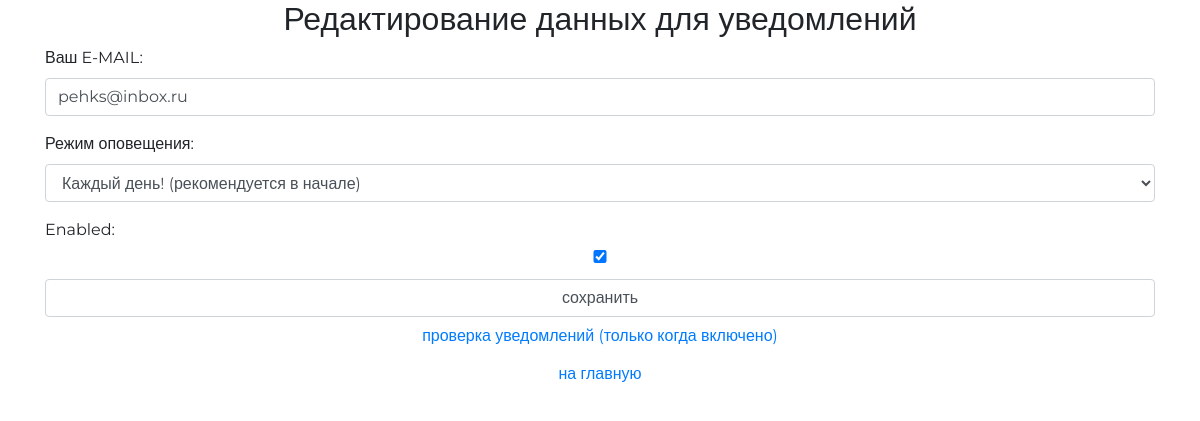
Before: /auth/email/ (signed in) with the older database file.
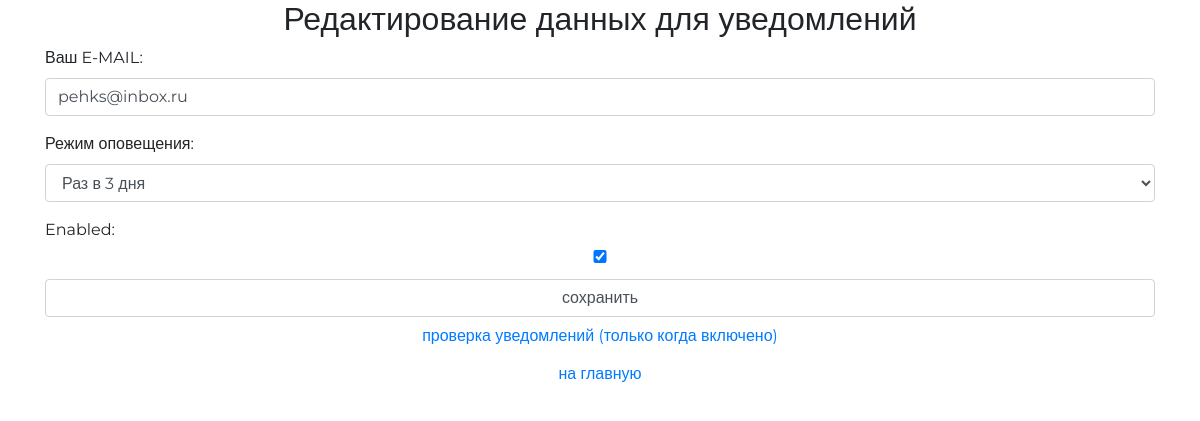
After: the same page with the newer database file.
### authapp/models.py (models this page shows, shortened)
class MaapUserProfile(models.Model):
    APP_EMAIL_CHOICES = (
        (1, 'Каждый день! (рекомендуется в начале)'),
        (3, 'Раз в 3 дня'),
        (7, 'Раз в неделю'),
    )
    user = models.OneToOneField(MaapUser, unique=True, null=False, db_index=True, on_delete=models.CASCADE)
    email_addr = models.CharField(verbose_name='Ваш E-MAIL:', max_length=64, blank=True)
    email_shed = models.PositiveIntegerField(verbose_name='Режим оповещения', choices=APP_EMAIL_CHOICES, blank=True , null=True)
    created_at = models.DateTimeField(auto_now_add=True)  # time when it started
    last_fired_at = models.DateTimeField(auto_now_add=True, blank=True)
    enabled = models.BooleanField(default=True)

### authapp/views.py (the view)
# urls.py: path('email/', authapp.email_sched, name='email_sched'),
def email_sched(request):
    title = 'редактирование режима оповещения'
    if request.method == 'POST':
        edit_form = MaapUserProfileEditForm(request.POST, request.FILES, instance=request.user.maapuserprofile)
        if edit_form.is_valid():
            edit_form.save()
            return HttpResponseRedirect(reverse('auth:email_sched'))
    else:
        edit_form = MaapUserProfileEditForm(instance=request.user.maapuserprofile)
    content = {'title': title, 'edit_form': edit_form}
    return render(request, 'authapp/email_sched.html', content)

### authapp/forms.py
class MaapUserProfileEditForm(forms.ModelForm):
    class Meta:
        model = MaapUserProfile
        fields = ('email_addr','email_shed','enabled')# _all_
    def __init__(self, *args, **kwargs):
        super().__init__(*args, **kwargs)
        for field_name, field in self.fields.items():
            field.widget.attrs['class'] = 'form-control'

### authapp/templates/authapp/email_sched.html (shortened to what this page needs)
{% extends 'authapp/base.html' %}
{% load static %}
{% block content %}
    <div class="h2 text-center head">
                Редактирование данных для уведомлений
    </div>
    <form class="form-horizontal" action="{% url 'auth:email_sched' %}" method="post" enctype="multipart/form-data">
        {{ edit_form.as_p }}
        <input class="form-control" type="submit" value="сохранить">
    </form>
   <button class="btn btn-round form-control last">
        <a href="{% url 'checkcron' %}" class="">
            проверка уведомлений (только когда включено)
        </a>
    </button>
    <button class="btn btn-round form-control last">
        <a href="{% url 'main' %}" class="">
            на главную
        </a>
    </button>
{% endblock %}

Changed rows visible on the page:
changed MaapUserProfile "pehks@inbox.ru": email_shed "Каждый день! (рекомендуется в начале)" → "Раз в 3 дня"
